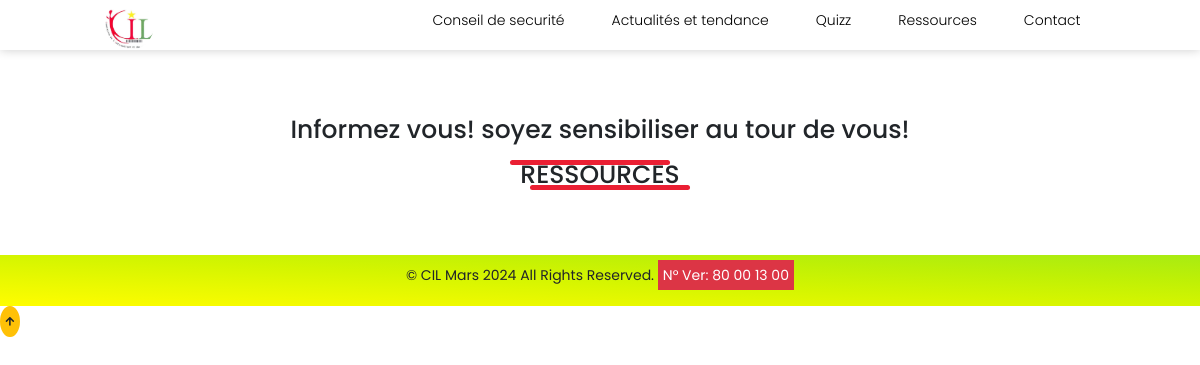
The page /ressources/ on the database as committed earlier.
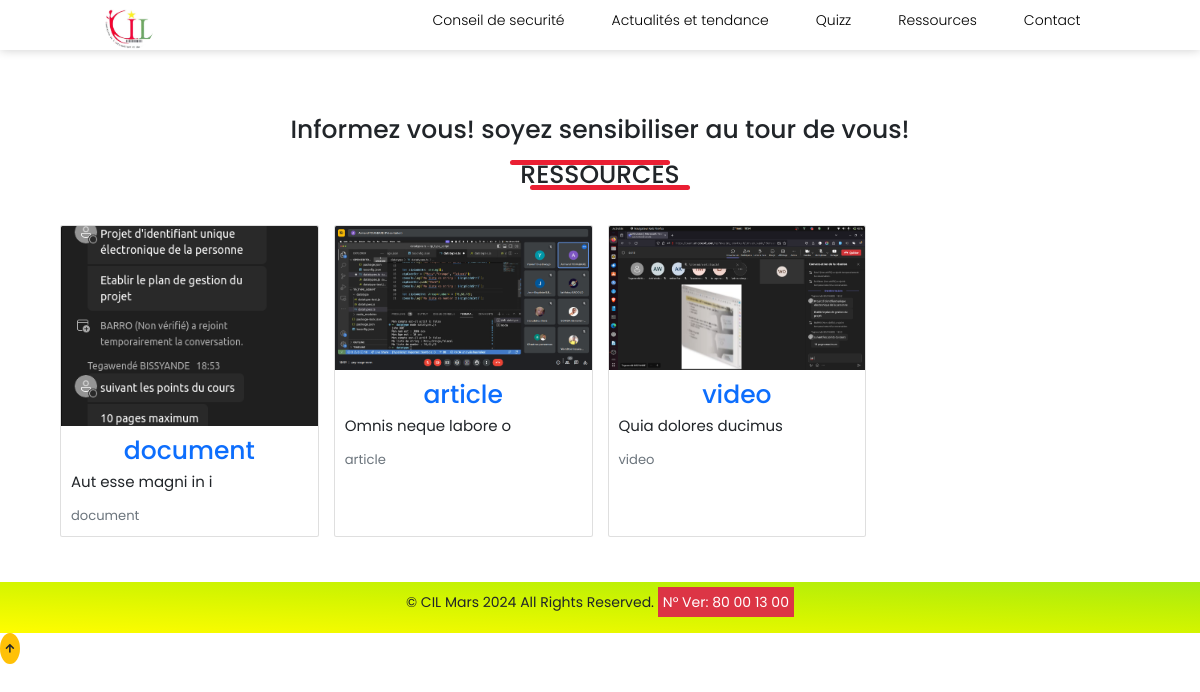
The same page on the database as committed later.
### app/models.py (models this page shows, shortened)
class RessourceEducative(models.Model):
    TIPES_RESSOURCE = (
        ('article', 'Article'),
        ('video', 'Vidéo'),
        ('document', 'Document'),
    )
    image = models.ImageField(upload_to='app/images/ressources_images', default='app/images/default_quiz_image.png', null=True, blank=True)
    titre = models.CharField(max_length=100)
    description = models.TextField()
    type_ressource = models.CharField(max_length=50, choices=TIPES_RESSOURCE)

### app/views.py (the view)
# urls.py: path('ressources/', views.all_ressources, name='all_ressources'),
def all_ressources(request):
    ressources = RessourceEducative.objects.all()
    return render(request, 'app/all_ressources.html', {'ressources': ressources})

### app/templates/app/all_ressources.html
{% extends 'app/base.html' %}
{% block content %}
<div class="container mt-5 fs-4" xmlns="http://www.w3.org/1999/html">
    <h1 class="text-center mb-4">Informez vous!  <span>  soyez sensibiliser </span> au tour de vous!</h1>
    <section id="Lois" class="mb-5">
        <h1 class="section_title">Ressources</h1>
    </section>
    <div class="row mt-5">
        {% for ressource in ressources %}
    <div class="col-lg-3 col-md-6 mb-4">
        <div class="card quiz-card">
                 <div class="fruite-img min-height-200">
                <a href="{% url 'all_pdf_ressources' %}" class="text-decoration-none text-center text-primary fs-3 list-group-item-action"><img src="{{ ressource.image.url }}" class="card-img-top quiz-image" alt="{{ ressource.titre }}"></a>
            </div>
                <div class="card-body">
                    <h2 class="card-title text-center"><a href="{% url 'all_pdf_ressources' %}" class="text-decoration-none text-center text-primary fs-1 list-group-item-action">{{ ressource.type_ressource }}</a></h2>
                    <p class="card-text">{{ ressource.description|truncatechars:150 }}</p>
                    <p class="card-text"><small class="text-muted">{{ ressource.type_ressource }}</small></p>
                </div>
            </div>
        </div>
        {% endfor %}
    </div>
</div>
{% endblock content %}

Rows that differ between the two databases and show on the page:
added RessourceEducative: image (picture), type_ressource "document", description "Aut esse magni in i"
added RessourceEducative: image (picture), type_ressource "article", description "Omnis neque labore o"
added RessourceEducative: image (picture), type_ressource "video", description "Quia dolores ducimus"
